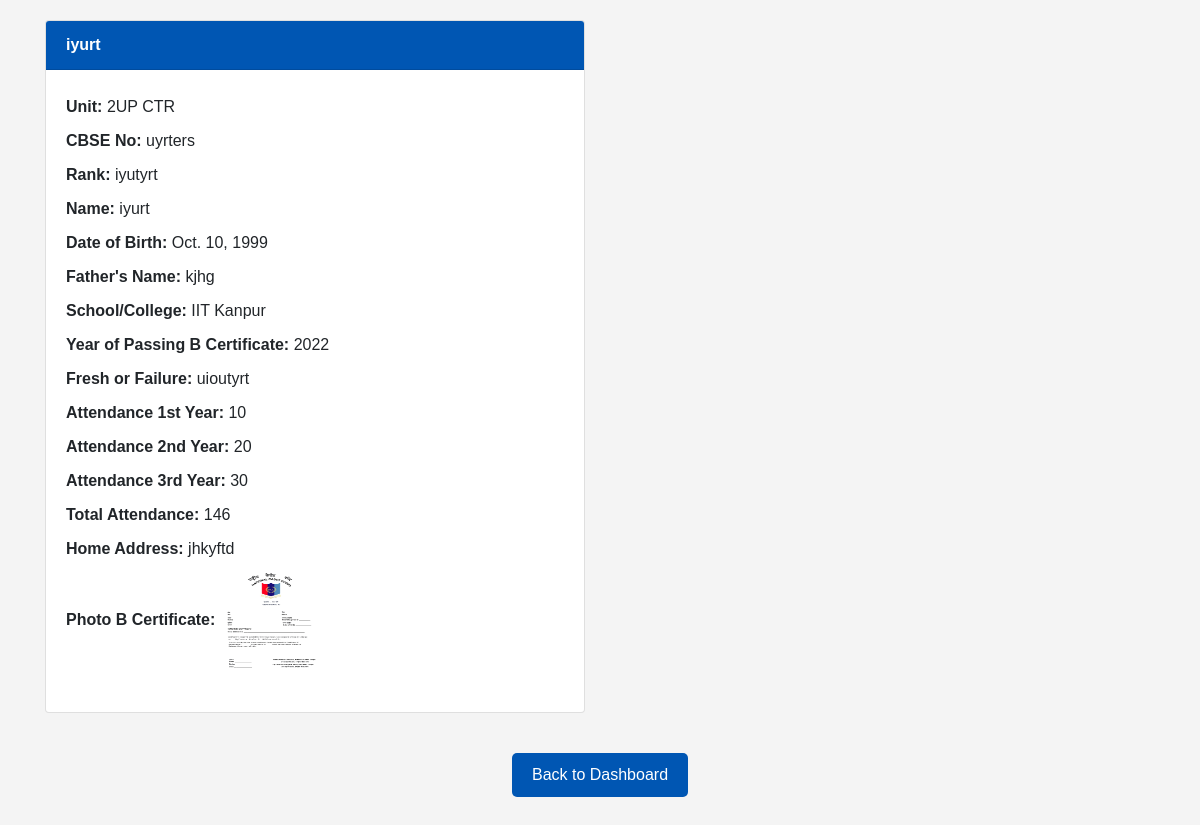
Before: /success2/ with the older database file.
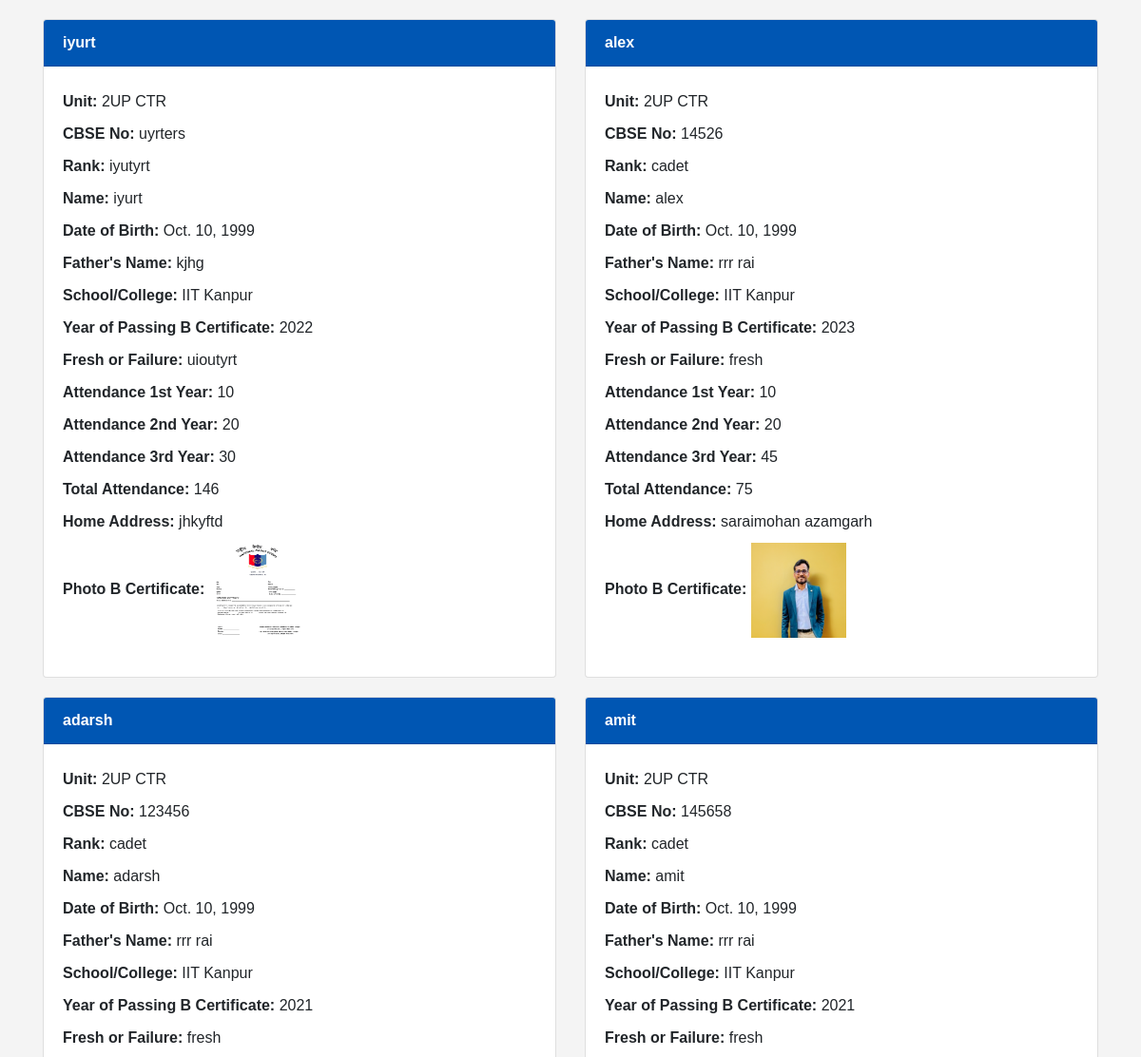
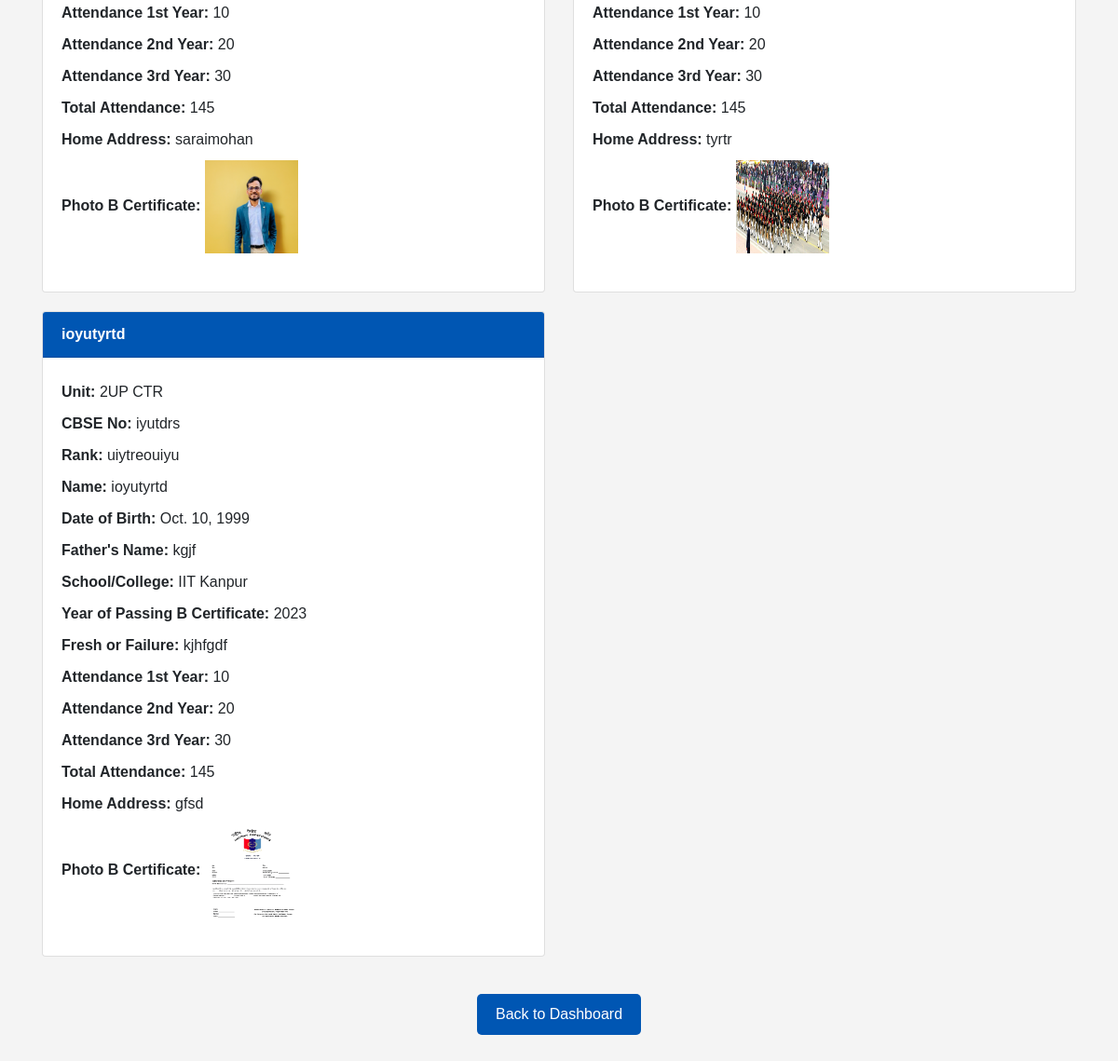
After: the same page with the newer database file (2 pictures, top to bottom).
### mainapp/models.py (models this page shows)
class StudentDetail(models.Model):
    unit = models.CharField(max_length=255)
    cbse_no = models.CharField(max_length=255)
    rank = models.CharField(max_length=255)
    name = models.CharField(max_length=255)
    dob = models.DateField()
    certificate = models.OneToOneField(Certificate, on_delete=models.CASCADE, null=True, blank=True)
    fathers_name = models.CharField(max_length=255)
    school_college = models.CharField(max_length=255)
    year_of_passing_b_certificate = models.CharField(max_length=255)
    attach_photo_b_certificate = models.ImageField(upload_to='media', blank=True, null=True)
    fresh_or_failure = models.CharField(max_length=255)
    attendance_1st_year = models.IntegerField()
    attendance_2nd_year = models.IntegerField()
    attendance_3rd_year = models.IntegerField()
    attendance_total = models.IntegerField()
    home_address = models.TextField()
    pass_fail = models.CharField(max_length=10, choices=[('Pass', 'Pass'), ('Fail', 'Fail')])
    marks_subject1 = models.IntegerField(blank=True, null=True)
    marks_subject2 = models.IntegerField(blank=True, null=True)
    marks_subject3 = models.IntegerField(blank=True, null=True)
    camp_name = models.CharField(max_length=255)  # New field
    camp_date_from = models.DateField()  # New field
    camp_date_to = models.DateField()  # New field
    camp_location = models.CharField(max_length=255)  # New field

### mainapp/views.py (the view)
# urls.py: path('success2/', success_view2, name='success'),
def success_view2(request):
    students = StudentDetail.objects.all()
    return render(request, 'success copy.html', {'students': students})

### mainapp/templates/success copy.html (shortened to what this page needs)
<!DOCTYPE html>
<html>
<head>
    <link href="https://stackpath.bootstrapcdn.com/bootstrap/4.5.2/css/bootstrap.min.css" rel="stylesheet">
</head>
<body>
    <div class="container">
        <div class="row">
            {% for student in students %}
            <div class="col-md-6">
                <div class="card">
                    <div class="card-header">
                        <a href="{% url 'student_detail_extended' student.id %}" style="color: white;">{{ student.name }}</a>
                    </div>
                    <div class="card-body">
                        <ul>
                            <li><strong>Unit:</strong> {{ student.unit }}</li>
                            <li><strong>CBSE No:</strong> {{ student.cbse_no }}</li>
                            <li><strong>Rank:</strong> {{ student.rank }}</li>
                            <li><strong>Name:</strong> {{ student.name }}</li>
                            <li><strong>Date of Birth:</strong> {{ student.dob }}</li>
                            <li><strong>Father's Name:</strong> {{ student.fathers_name }}</li>
                            <li><strong>School/College:</strong> {{ student.school_college }}</li>
                            <li><strong>Year of Passing B Certificate:</strong> {{ student.year_of_passing_b_certificate }}</li>
                            <li><strong>Fresh or Failure:</strong> {{ student.fresh_or_failure }}</li>
                            <li><strong>Attendance 1st Year:</strong> {{ student.attendance_1st_year }}</li>
                            <li><strong>Attendance 2nd Year:</strong> {{ student.attendance_2nd_year }}</li>
                            <li><strong>Attendance 3rd Year:</strong> {{ student.attendance_3rd_year }}</li>
                            <li><strong>Total Attendance:</strong> {{ student.attendance_total }}</li>
                            <li><strong>Home Address:</strong> {{ student.home_address }}</li>
                            <li><strong>Photo B Certificate:</strong>
                                {% if student.attach_photo_b_certificate %}
                                    <img src="{{ student.attach_photo_b_certificate.url }}" alt="B Certificate Photo" width="100" height="100">
                                {% else %}
                                    No Photo
                                {% endif %}
                            </li>
                        </ul>
                    </div>
                </div>
            </div>
            {% endfor %}
        </div>
        <a href="{% url 'dashboard' %}" class="back-button">Back to Dashboard</a>
    </div>
</body>
</html>

### mainapp/templates/success copy.html (style rules this page uses)
body { background-color: #f4f4f4; font-family: Arial, sans-serif; padding: 20px; }
.card { margin-bottom: 20px; }
.card-header { background-color: #0056b3; color: white; font-weight: bold; }
.card-body ul { list-style-type: none; padding: 0; }
.card-body ul li { padding: 5px 0; }
.back-button { display: block; width: fit-content; margin: 20px auto; padding: 10px 20px; color: white; background-color: #0056b3; border: none; border-radius: 5px; text-align: center; text-decoration: none; }

Changed rows visible on the page:
added StudentDetail: name "alex", unit "2UP CTR", cbse_no "14526", rank "cadet", dob "Oct. 10, 1999", fathers_name "rrr rai", school_college "IIT Kanpur", year_of_passing_b_certificate "2023", fresh_or_failure "fresh", attendance_1st_year "10", attendance_2nd_year "20", attendance_3rd_year "45", attendance_total "75", home_address "saraimohan azamgarh", attach_photo_b_certificate (picture)
added StudentDetail: name "adarsh", unit "2UP CTR", cbse_no "123456", rank "cadet", dob "Oct. 10, 1999", fathers_name "rrr rai", school_college "IIT Kanpur", year_of_passing_b_certificate "2021", fresh_or_failure "fresh", attendance_1st_year "10", attendance_2nd_year "20", attendance_3rd_year "30", attendance_total "145", home_address "saraimohan", attach_photo_b_certificate (picture)
added StudentDetail: name "amit", unit "2UP CTR", cbse_no "145658", rank "cadet", dob "Oct. 10, 1999", fathers_name "rrr rai", school_college "IIT Kanpur", year_of_passing_b_certificate "2021", fresh_or_failure "fresh", attendance_1st_year "10", attendance_2nd_year "20", attendance_3rd_year "30", attendance_total "145", home_address "tyrtr", attach_photo_b_certificate (picture)
added StudentDetail: name "ioyutyrtd", unit "2UP CTR", cbse_no "iyutdrs", rank "uiytreouiyu", dob "Oct. 10, 1999", fathers_name "kgjf", school_college "IIT Kanpur", year_of_passing_b_certificate "2023", fresh_or_failure "kjhfgdf", attendance_1st_year "10", attendance_2nd_year "20", attendance_3rd_year "30", attendance_total "145", home_address "gfsd", attach_photo_b_certificate (picture)
